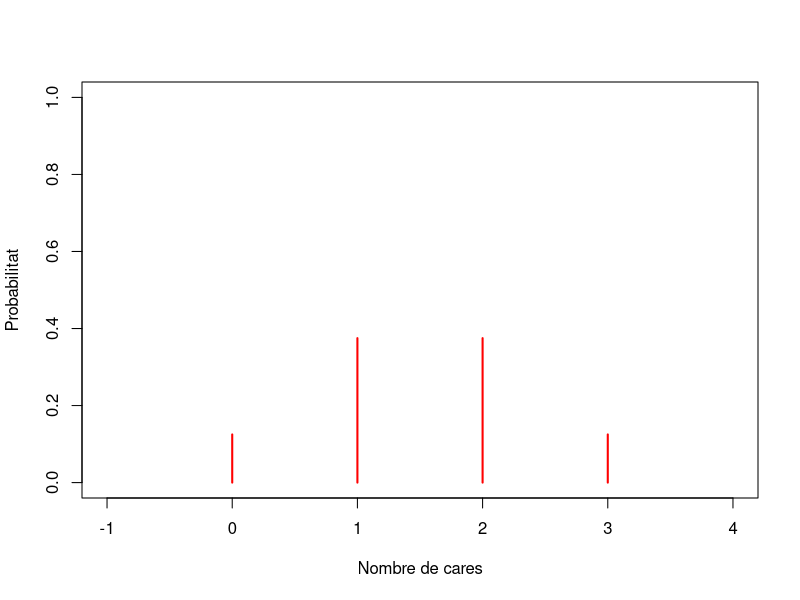
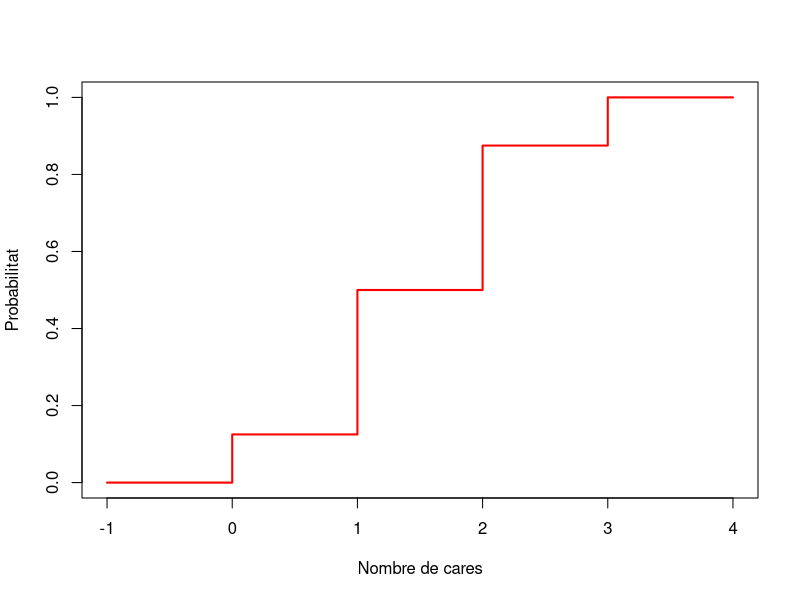
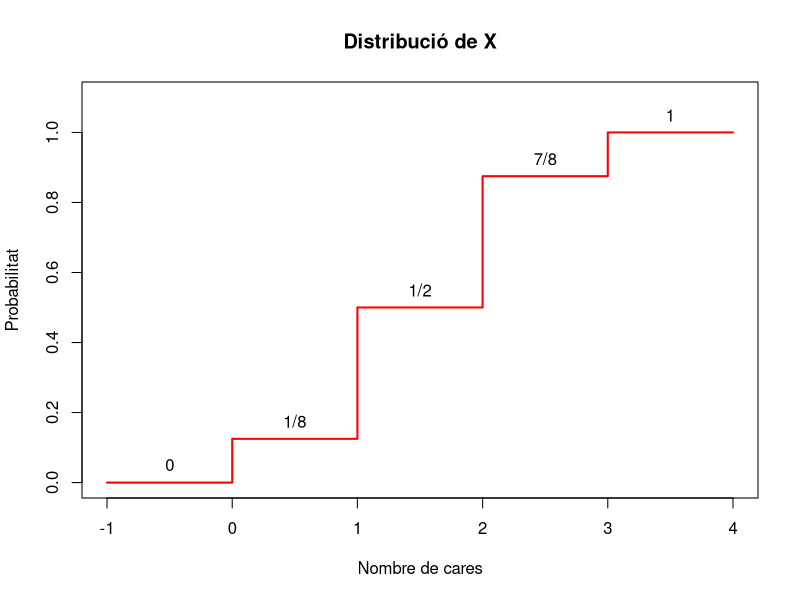

These figures' R source, in order: (Note: this script raises an error after producing the figures.)
## ---- chunk 1
plot(0:3,c(1/8,3/8,3/8,1/8),xlim=c(-1,4),ylim=c(0,1),xlab="Nombre de cares",ylab="Probabilitat",main="",type="h",col="red",lwd=2)
## ---- chunk 2
plot(c(-1,0,0,1,1,2,2,3,3,4),c(0,0,1/8,1/8,1/2,1/2,7/8,7/8,1,1),xlim=c(-1,4),yaxp=c(0,1,5),xlab="Nombre de cares",ylab="Probabilitat",main="",type="l",col="red",lwd=2)
## ---- chunk 3
plot(c(-1,0,0,1,1,2,2,3,3,4),c(0,0,1/8,1/8,1/2,1/2,7/8,7/8,1,1),xlim=c(-1,4),ylim=c(0,1.1),yaxp=c(0,1,5),xlab="Nombre de cares",ylab="Probabilitat",main="Distribució de X",type="l",col="red",lwd=2)
text(c(-0.5,0.5,1.5,2.5,3.5),c(0,1/8,1/2,7/8,1)+0.05,labels=c("0","1/8","1/2","7/8","1"))
## ---- chunk 4
knitr::include_graphics("Bioestadistica-II_files/figure-html/c88K3.png")
## ---- chunk 5
par(mfrow=c(2,2))
plot(0:10,dbinom(0:10,10,0.1),pch=20,cex=0.75,xlab="Nombre d'èxits",ylab="Probabilitat",type="h",main="B(10,0.1)")
plot(0:10,dbinom(0:10,10,0.3),pch=20,cex=0.75,xlab="Nombre d'èxits",ylab="Probabilitat",type="h",main="B(10,0.3)",col="red")
plot(0:10,dbinom(0:10,10,0.6),pch=20,cex=0.75,xlab="Nombre d'èxits",ylab="Probabilitat",type="h",main="B(10,0.6)",col="blue")
plot(0:10,dbinom(0:10,10,0.9),pch=20,cex=0.75,xlab="Nombre d'èxits",ylab="Probabilitat",type="h",main="B(10,0.9)",col="brown")
## ---- chunk 6
par(mfrow=c(2,2))
plot(0:100,dbinom(0:100,100,0.1),pch=20,cex=0.75,xlab="Nombre d'èxits",ylab="Probabilitat",type="h",main="B(100,0.1)")
plot(0:100,dbinom(0:100,100,0.3),pch=20,cex=0.75,xlab="Nombre d'èxits",ylab="Probabilitat",type="h",main="B(100,0.3)",col="red")
plot(0:100,dbinom(0:100,100,0.6),pch=20,cex=0.75,xlab="Nombre d'èxits",ylab="Probabilitat",type="h",main="B(100,0.6)",col="blue")
plot(0:100,dbinom(0:100,100,0.9),pch=20,cex=0.75,xlab="Nombre d'èxits",ylab="Probabilitat",type="h",main="B(100,0.9)",col="brown")
par(mfrow=c(1,1))
## ---- chunk 7
par(mfrow=c(1,2))
plot(0:10,dbinom(0:10,10,0.5),pch=20,cex=0.75,xlab="Nombre d'èxits",ylab="Probabilitat",type="h",main="B(10,0.5)",col="blue")
plot(0:100,dbinom(0:100,100,0.5),pch=20,cex=0.75,xlab="Nombre d'èxits",ylab="Probabilitat",type="h",main="B(100,0.5)",col="blue")
par(mfrow=c(1,1))
## ---- chunk 8
knitr::include_graphics("Bioestadistica-II_files/figure-html/appprobdistr.png")
## ---- chunk 9
dbinom(5,20,1/6)
## ---- chunk 10
pbinom(5,20,1/6)
## ---- chunk 11
pbinom(4,20,1/6)
## ---- chunk 12
1-pbinom(7,20,1/6)
## ---- chunk 13
qbinom(0.25,20,1/6)
## ---- chunk 14
pbinom(2,20,1/6)
## ---- chunk 15
pbinom(1,20,1/6)
## ---- chunk 16
rbinom(50,20,1/6)
## ---- chunk 17
rbinom(50,20,1/6)
rbinom(50,20,1/6)
rbinom(50,20,1/6)
## ---- chunk 18
plot(0:10,dbinom(0:10,10,0.1),type="h",xlab="k",ylab="P(X=k)",ylim=c(0,0.5),lwd=1.5)
points(0.075+0:10,dhyper(0:10,5,45,10),type="h",col="red",lwd=1.5)
points(0.15+0:10,dhyper(0:10,50,450,10),type="h",col="blue",lwd=1.5)
points(0.225+0:10,dhyper(0:10,5000,45000,10),type="h",col="brown",lwd=1.5)
legend("topright",lty=c(1,1,1,1),col=c("black","red","blue","brown"),legend=c("B(10,0.1)","H(5,45,10)","H(50,450,10)","H(5000,45000,10)"),cex=0.75)
## ---- chunk 19
par(mfrow=c(2,2))
plot(0:10,dpois(0:10,2),xlab="Nombre d'observacions",ylab="Probabilitat",type="h",main=expression(lambda==2),col="red",lwd=2)
plot(0:15,dpois(0:15,5),xlab="Nombre d'observacions",ylab="Probabilitat",type="h",main=expression(lambda==5),lwd=2)
plot(0:25,dpois(0:25,10),xlab="Nombre d'observacions",ylab="Probabilitat",type="h",main=expression(lambda==10),col="blue",lwd=2)
plot(0:120,dpois(0:120,50),xlab="Nombre d'observacions",ylab="Probabilitat",type="h",main=expression(lambda==50),col="brown",lwd=2)
## ---- chunk 20
knitr::include_graphics("Bioestadistica-II_files/figure-html/dontpanic.png")
## ---- chunk 21
knitr::include_graphics("Bioestadistica-II_files/figure-html/graficadensidad3.png")
## ---- chunk 22
par(mfrow=c(3,2))
set.seed(100)
x=rf(10001000,2,4)
x=x[x<20]
H0=hist(x,col="skyblue",freq=FALSE,xlab="",ylab="Densitat",main="", breaks=seq(0,20,length.out=10))
lines(H0$mids,H0$density,col="red",lwd=1.5)
H1=hist(x,col="skyblue",freq=FALSE,xlab="",ylab="Densitat",main="", breaks=seq(0,20,length.out=20))
lines(H1$mids,H1$density,col="red",lwd=1.5)
H2=hist(x,col="skyblue",freq=FALSE,xlab="",ylab="Densitat",main="", breaks=seq(0,20,length.out=50),ylim=c(0,0.8))
lines(H2$mids,H2$density,col="red",lwd=1.5)
H3=hist(x,col="skyblue",freq=FALSE,xlab="",ylab="Densitat",main="", breaks=seq(0,20,length.out=100),ylim=c(0,0.9))
lines(H3$mids,H3$density,col="red",lwd=1.5)
H4=hist(x,col="skyblue",freq=FALSE,xlab="",ylab="Densitat",main="", breaks=seq(0,20,length.out=200),ylim=c(0,0.9))
lines(H4$mids,H4$density,col="red",lwd=1.5)
H5=hist(x,col="skyblue",freq=FALSE,xlab="",ylab="Densitat",main="", breaks=seq(0,20,length.out=500),ylim=c(0,1))
lines(H5$mids,H5$density,col="red",lwd=1.5)
par(mfrow=c(1,1))
## ---- chunk 23
H5=hist(x,col="skyblue",freq=FALSE,xlab="",ylab="Densitat",main="", breaks=seq(0,20,length.out=1000),ylim=c(0,1))
polygon(c(0,H5$mids),c(0,H5$density),col="skyblue",lwd=1.5,xlab="",ylab="Densitat")
## ---- chunk 24
knitr::include_graphics("Bioestadistica-II_files/figure-html/entreaib.png")
## ---- chunk 25
knitr::include_graphics("Bioestadistica-II_files/figure-html/density.png")
## ---- chunk 26
curve(dnorm(x,0,0.01),xlim=c(-0.05,0.05),xlab="",ylab="",main="Densitat de N(0,0.01)")
## ---- chunk 27
knitr::include_graphics("Bioestadistica-II_files/figure-html/censored.png")
## ---- chunk 28
curve(dnorm(x),-4,4,xaxp=c(-4,4,8),col="blue",lwd=3,main="",xlab="",ylab="")
abline(v=0)
## ---- chunk 29
knitr::include_graphics("Bioestadistica-II_files/figure-html/paranormal.png")
## ---- chunk 30
curve(pnorm(x,40*0.3,sqrt(40*0.3*0.7)),xlim=c(0,30),xlab="",ylab="",col="blue",lwd=2)
curve(pbinom(x,40,0.3),col="red",add=TRUE)
legend("topleft",lty=c(1,1),col=c("blue","red"),legend=c("Normal","Binomial"),cex=0.75)
## ---- chunk 31
y=30:110
plot(y,ppois(y,70),lwd=1.5,xlab="",ylab="", col="red", type="s",
     main="")
curve(pnorm(x,70,sqrt(70)),col="blue",add=TRUE,lwd=2)
legend("topleft",legend=c("Normal","Poisson"),col=c("blue","red"),
       lty=c(1,1),cex=0.75)
## ---- chunk 32
knitr::include_graphics("Bioestadistica-II_files/figure-html/emorisa.png")
## ---- chunk 33
pnorm(1.5,1,2)
## ---- chunk 34
qnorm(0.4,1,2)
## ---- chunk 35
dnorm(1.5,1,2)
## ---- chunk 36
pnorm(1.5)
## ---- chunk 37
qnorm(0.95)
## ---- chunk 38
pnorm(1)-pnorm(-1)
## ---- chunk 39
pbinom(70,400,0.2)
## ---- chunk 40
pnorm(70,80,8)
## ---- chunk 41
pnorm(70.5,80,8)
## ---- chunk 42
dbinom(70,400,0.2) 
## ---- chunk 43
dnorm(70,80,8) 
## ---- chunk 44
pnorm(70.5,80,8)-pnorm(69.5,80,8)
## ---- chunk 45
knitr::include_graphics("Bioestadistica-II_files/figure-html/hiperhipo.png")
## ---- chunk 46
round(qnorm(0.05,124,13.7),1)
## ---- chunk 47
round(qnorm(0.1,124,13.7),1)
## ---- chunk 48
round(qnorm(0.9,124,13.7),1)
## ---- chunk 49
round(qnorm(0.95,124,13.7),1)
## ---- chunk 50
Grup=c("Hipotens","Prehipotens","Normotens","Prehipertens","Hipertens")
Interval=c("<101.5","101.5 a 106.4","106.4 a 141.6","141.6 a 146.5","> 146.5")
df_aux=cbind(Grup, Interval)
## ---- chunk 51
knitr::kable(df_aux, booktabs = FALSE,col.names=c("Grup","Interval"), caption ="Límits d'hipotensió-hipertensió en homes joves.")
## ---- chunk 52
curve(dnorm,-4,4,xaxt="n",yaxt="n",xaxs="i",yaxs="i",xlab="",bty="l",ylab="",lwd=2)
abline(v=0,lty=2)
axis(1,at=c(0), labels=c(expression(mu)))
## ---- chunk 53
x <- seq(-4,4,.1)

plot(x,dnorm(x),type="l",xlab="",ylab=expression(f[X](x)),xaxs="i",yaxs="i",ylim=c(0,.4),bty="l",xaxt="n",yaxt="n")
polysection <- function(a,b,dist=dnorm,col="blue",n=11){
dx <- seq(a,b,length.out=n)
polygon(c(a,dx,b),c(0,dist(dx),0),border=NA,col=col)
}

for(i in -4:0){
polysection(i,i+1,col="grey")
}

axis(1,at=c(1), labels=c(expression(x)))
arrows(-0,0.1,-2.5,0.3,lwd=2)
text(-2.5,0.32,expression(F[X](x)== P(X<=x) ) )
## ---- chunk 54
x <- seq(-4,4,.1)

plot(x,dnorm(x),type="l",xlab="",ylab="",xaxs="i",yaxs="i",ylim=c(0,.4),bty="l",xaxt="n",yaxt="n",lwd=2)
polysection <- function(a,b,dist=dnorm,col="blue",n=11){
dx <- seq(a,b,length.out=n)
polygon(c(a,dx,b),c(0,dist(dx),0),border=NA,col=col)
}

for(i in -4:-2){
polysection(i,i+1,col="blue")
# polysection(-i-1,-i,col="grey")
}
for(i in 1:4){
polysection(i,i+1,col="blue")
# polysection(-i-1,-i,col="grey")
}


axis(1,at=c(-1,0,1), labels=c(expression(mu-x),expression(mu),expression(mu+x)))
abline(v=0,lty=2)
## ---- chunk 55
x <- seq(-4,4,.1)

plot(x,dnorm(x),type="l",xlab="",ylab="",xaxs="i",yaxs="i",ylim=c(0,.4),bty="l",xaxt="n",yaxt="n",lwd=2)
polysection <- function(a,b,col="light blue",n=11){
    dx <- seq(a,b,length.out=n)
    polygon(c(a,dx,b),c(0,dnorm(dx),0),border=NA,col=col)
}

for(i in -4:-2){
    polysection(i,i+1,col="light blue")
  #  polysection(-i-1,-i,col="grey")
}
for(i in 1:4){
    polysection(i,i+1,col="light blue")
  #  polysection(-i-1,-i,col="grey")
}

axis(1,at=c(-1,0,1), labels=c("q-quantil",expression(mu),"(1-q)-quantil"))
abline(v=0,lty=2)
text(-1.5,dnorm(-1.5)/2,labels="q")
text(1.5,dnorm(1.5)/2,labels="q")
text(-0.5,dnorm(-1.5)/10,labels="x")
text(0.5,dnorm(1.5)/10,labels="x")

## ---- chunk 56
curve(dnorm(x,0,1),-4,6,col="red",xaxs="i",yaxs="i",ylim=c(0,0.5),bty="l",xaxt="n",yaxt="n",xlab="",ylab="",lwd=2,main=expression(mu[1]<mu[2]))
curve(dnorm(x,2,1),-4,6,col="blue",lwd=2,add=T)
abline(v=0)
abline(v=2)
axis(1,at=c(0,2), labels=c(expression(mu[1]),expression(mu[2])))
text(-1.5,0.32,expression(N(mu[1],sigma)),col="red")
text(3.5,0.32,expression(N(mu[2],sigma)),col="blue")
## ---- chunk 57
curve(dnorm(x,0,1),-6,6,col="red",xaxs="i",yaxs="i",ylim=c(0,0.5),bty="l",xaxt="n",yaxt="n",xlab="",ylab="",lwd=2,main=expression(sigma[1]<sigma[2]))
curve(dnorm(x,0,1.5),col="blue",lwd=2,add=T)
abline(v=0)
axis(1,at=c(0), labels=c(expression(mu)))
text(-1.5,0.32,expression(N(mu,sigma[1])),col="red")
text(3.5,0.1,expression(N(mu,sigma[2])),col="blue")
## ---- chunk 58
curve(dnorm(x,0,1),-4,8,col="red",xaxs="i",yaxs="i",ylim=c(0,0.5),bty="l",xaxt="n",yaxt="n",xlab="",ylab="",
lwd=2,main=expression(paste(mu[1]<mu[2], " i ", sigma[1]<sigma[2])))
curve(dnorm(x,2,1.5),col="blue",lwd=2,add=T)
abline(v=0)
abline(v=2)
axis(1,at=c(0,2), labels=c(expression(mu[1]),expression(mu[2])))
text(-1.5,0.32,expression(N(mu[1],sigma[1])),col="red")
text(3.5,0.25,expression(N(mu[2],sigma[2])),col="blue")
## ---- chunk 59
x <- seq(-4,4,.1)

plot(x,dnorm(x),type="l",xlab="",ylab="",xaxs="i",yaxs="i",ylim=c(0,.4),bty="l",xaxt="n",yaxt="n",lwd=2)
polysection <- function(a,b,col="light blue",n=11){
    dx <- seq(a,b,length.out=n)
    polygon(c(a,dx,b),c(0,dnorm(dx),0),border=NA,col=col)
}

for(i in -4:-2){
    polysection(i,i+1,col="light blue")
  #  polysection(-i-1,-i,col="grey")
}
for(i in 1:4){
    polysection(i,i+1,col="light blue")
  #  polysection(-i-1,-i,col="grey")
}

axis(1,at=c(-1,0,1), labels=c(expression(-z[1-q]),expression(mu),expression(z[1-q])))
abline(v=0,lty=2)
text(-1.5,dnorm(-1.5)/2,labels="q")
text(1.5,dnorm(1.5)/2,labels="q")

## ---- chunk 60
qnorm(0.1)
qnorm(0.305)
## ---- chunk 61
qnorm(0.95,1.633,0.065)
## ---- chunk 62
knitr::include_graphics("Bioestadistica-II_files/figure-html/analit.png")
## ---- chunk 63
qnorm(0.75)
## ---- chunk 64
curve(dnorm(log(x)),xlab="",ylab="",xlim=c(0,10))
## ---- chunk 65
qnorm(0.95,0.4541,0.3544)
## ---- chunk 66
plnorm(2.82,0.4541,0.3544)
## ---- chunk 67
curve(dnorm(x,0,50),xlim=c(-200,200),ylab="",xlab="")
curve(dnorm(x,0,60),col="red",add=TRUE)
curve(dnorm(x,0,75),col="blue",add=TRUE)
legend("topleft",lty=c(1,1,1),col=c("black","red","blue"),legend=1:3,cex=0.75)
